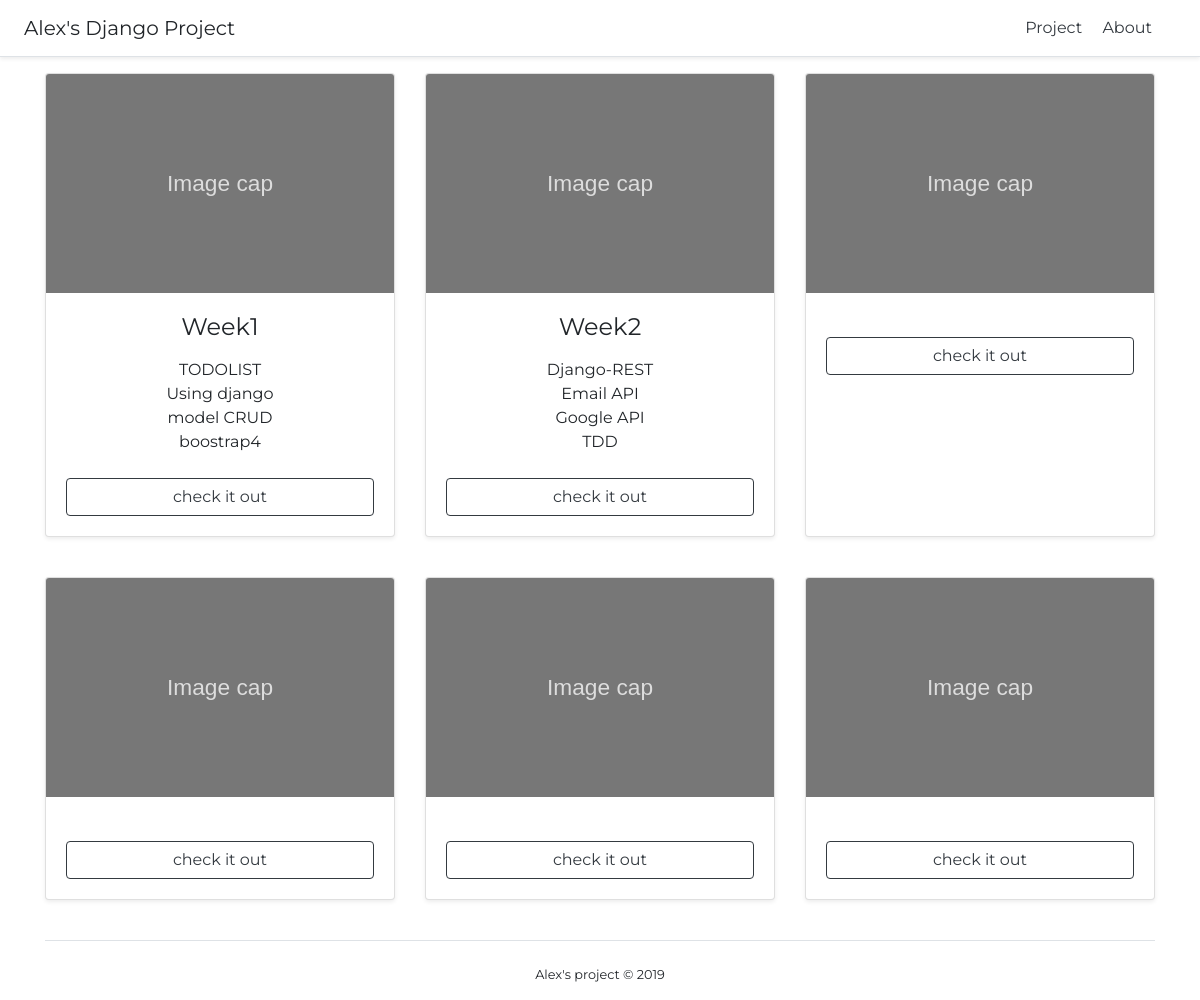
The app's page /, older data.
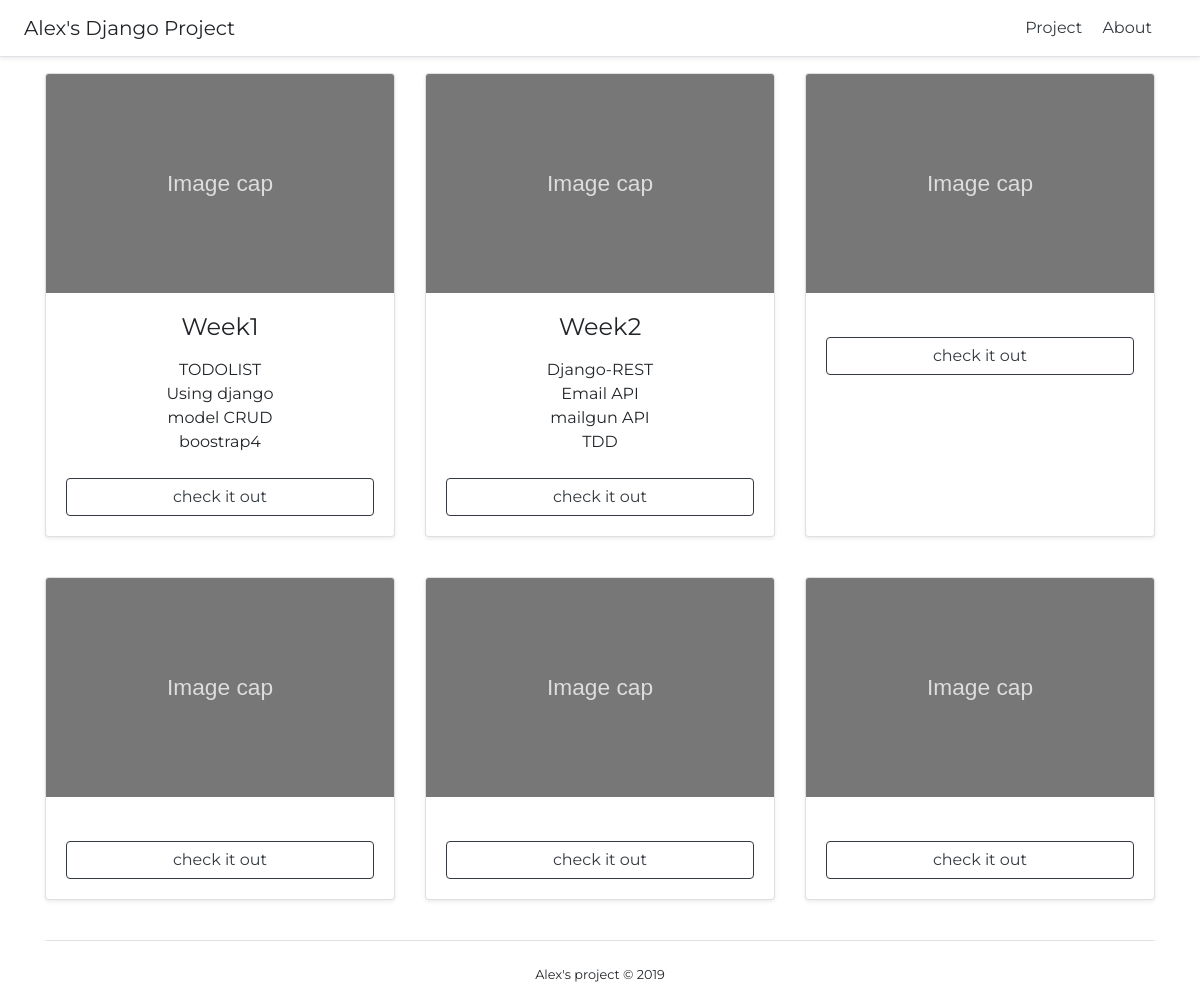
The same page, newer data.
### main/models.py (models this page shows)
class Article(models.Model):
    title = models.CharField(max_length=100)
    content = models.TextField(blank=True)
    photo = models.URLField(blank=True)
    tag1 = models.CharField(max_length=100)
    tag2 = models.CharField(max_length=100)
    tag3 = models.CharField(max_length=100)
    tag4 = models.CharField(max_length=100)
    created_at = models.DateTimeField(auto_now_add=True)
    uri = models.TextField(blank=True)

### main/views.py (the view)
# urls.py: path('', views.index),
def index(request):
    return render(request, 'index/index.html', {
        'Articles': Article.objects.all(),
    })

### templates/index/index.html
{% extends 'index/base.html' %}
{% load static %}
{% block content %}
<div class="container">
    {% for Article in Articles %}
        {% if forloop.counter0|divisibleby:3 %}
        <div class="card-deck mb-3 text-center">
        {% endif %}
            <div class="card mb-4 shadow-sm">
                <img class="card-img-top" src="{% static 'images/png.svg' %}" alt="Card image cap">
                <div class="card-body">
                    <h4 class="my-0 font-weight-normal">{{ Article.title }}</h4>
                    <ul class="list-unstyled mt-3 mb-4">
                        <li>{{ Article.tag1 }}</li>
                        <li>{{ Article.tag2 }}</li>
                        <li>{{ Article.tag3 }}</li>
                        <li>{{ Article.tag4 }}</li>
                    </ul>
                    <a class="btn btn btn-md btn-block btn-outline-dark" href="{{ Article.uri }}" role="button">check it out</a>
                </div>
            </div>
        {% if forloop.counter|divisibleby:3 %}
        </div>
        {% endif %}
    {% endfor %}
</div>
{% endblock %}

Row changes from the older to the newer data that the page shows:
changed Article "Week2": tag3 "Google API" → "mailgun API"
